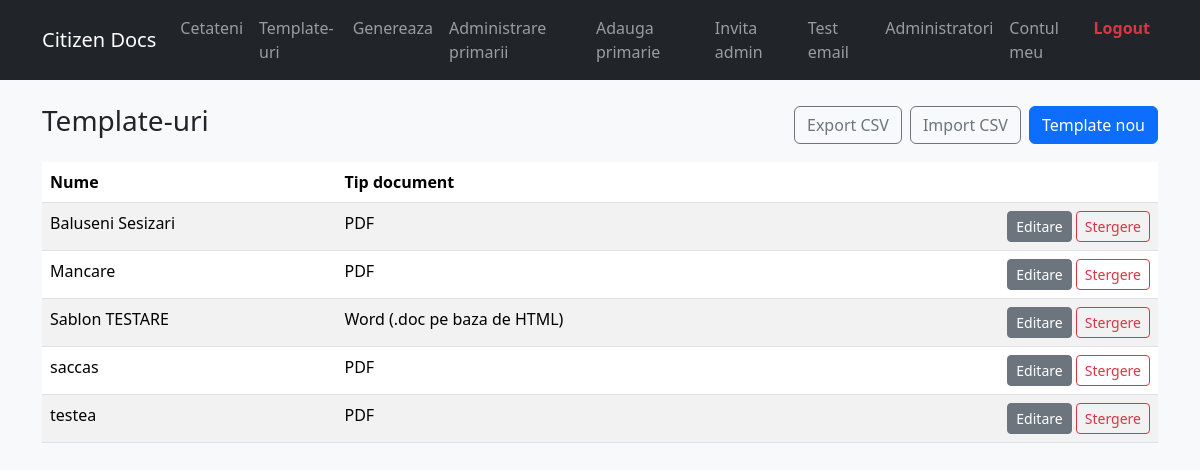
The page /templates/ (signed in) on the database its author committed.
### core/models.py (models this page shows, shortened)
class DocumentTemplate(models.Model):
    OUTPUT_CHOICES = [
        ("pdf", "PDF"),
        ("word", "Word (.doc pe baza de HTML)"),
    ]
    name = models.CharField(max_length=200)
    slug = models.SlugField(unique=True, blank=True)
    description = models.TextField(blank=True)
    body_html = models.TextField()
    output_type = models.CharField(
        max_length=10, choices=OUTPUT_CHOICES, default="pdf"
    )
    municipalities = models.ManyToManyField(
        Municipality,
        blank=True,
        related_name="templates",
        help_text="Lasa necompletat pentru a fi disponibil tuturor primariilor",
    )
    created_by = models.ForeignKey(
        User, null=True, blank=True, on_delete=models.SET_NULL
    )
    dynamic_fields = models.JSONField(default=list, blank=True)
    created_at = models.DateTimeField(auto_now_add=True)
    updated_at = models.DateTimeField(auto_now=True)
    class Meta:
        ordering = ["name"]

### core/views.py (the view)
# urls.py: path("templates/", views.template_list, name="template_list"),
@user_passes_test(lambda u: u.is_staff)
def template_list(request):
    muni = _user_municipality(request.user)
    templates = DocumentTemplate.objects.all()
    if muni:
        templates = templates.filter(models.Q(municipalities=muni) | models.Q(municipalities__isnull=True)).distinct()
    return render(request, "core/template_list.html", {"templates": templates})

### core/views.py (called while the page is built)
def _user_municipality(user):
    if not user.is_authenticated:
        return None
    if hasattr(user, "municipality_admin"):
        return user.municipality_admin.municipality
    return None

### templates/core/template_list.html (shortened to what this page needs)
{% extends "base.html" %}
{% block content %}
<div class="d-flex justify-content-between align-items-center mb-3">
  <h1 class="h3">Template-uri</h1>
  <div class="d-flex gap-2">
    <a class="btn btn-outline-secondary" href="{% url 'export_templates' %}">Export CSV</a>
    <a class="btn btn-outline-secondary" href="{% url 'import_templates' %}">Import CSV</a>
    <a class="btn btn-primary" href="{% url 'template_create' %}">Template nou</a>
  </div>
</div>
<div class="table-responsive">
  <table class="table table-striped">
    <thead>
      <tr>
        <th>Nume</th>
        <th>Tip document</th>
        <th></th>
      </tr>
    </thead>
    <tbody>
      {% for t in templates %}
      <tr>
        <td>{{ t.name }}</td>
        <td>{{ t.get_output_type_display }}</td>
        <td class="text-end">
          <a href="{% url 'template_edit' t.slug %}" class="btn btn-sm btn-secondary">Editare</a>
          <a href="{% url 'template_delete' t.slug %}" class="btn btn-sm btn-outline-danger">Stergere</a>
        </td>
      </tr>
      {% empty %}
      <tr><td colspan="3">Niciun template.</td></tr>
      {% endfor %}
    </tbody>
  </table>
</div>
{% endblock %}

### templates/base.html (style rules this page uses)
body { min-height: 100vh; }

### rows shown on the page
DocumentTemplate: name "Baluseni Sesizari", output_type "PDF"
DocumentTemplate: name "Mancare", output_type "PDF"
DocumentTemplate: name "Sablon TESTARE", output_type "Word (.doc pe baza de HTML)"
DocumentTemplate: name "saccas", output_type "PDF"
DocumentTemplate: name "testea", output_type "PDF"
